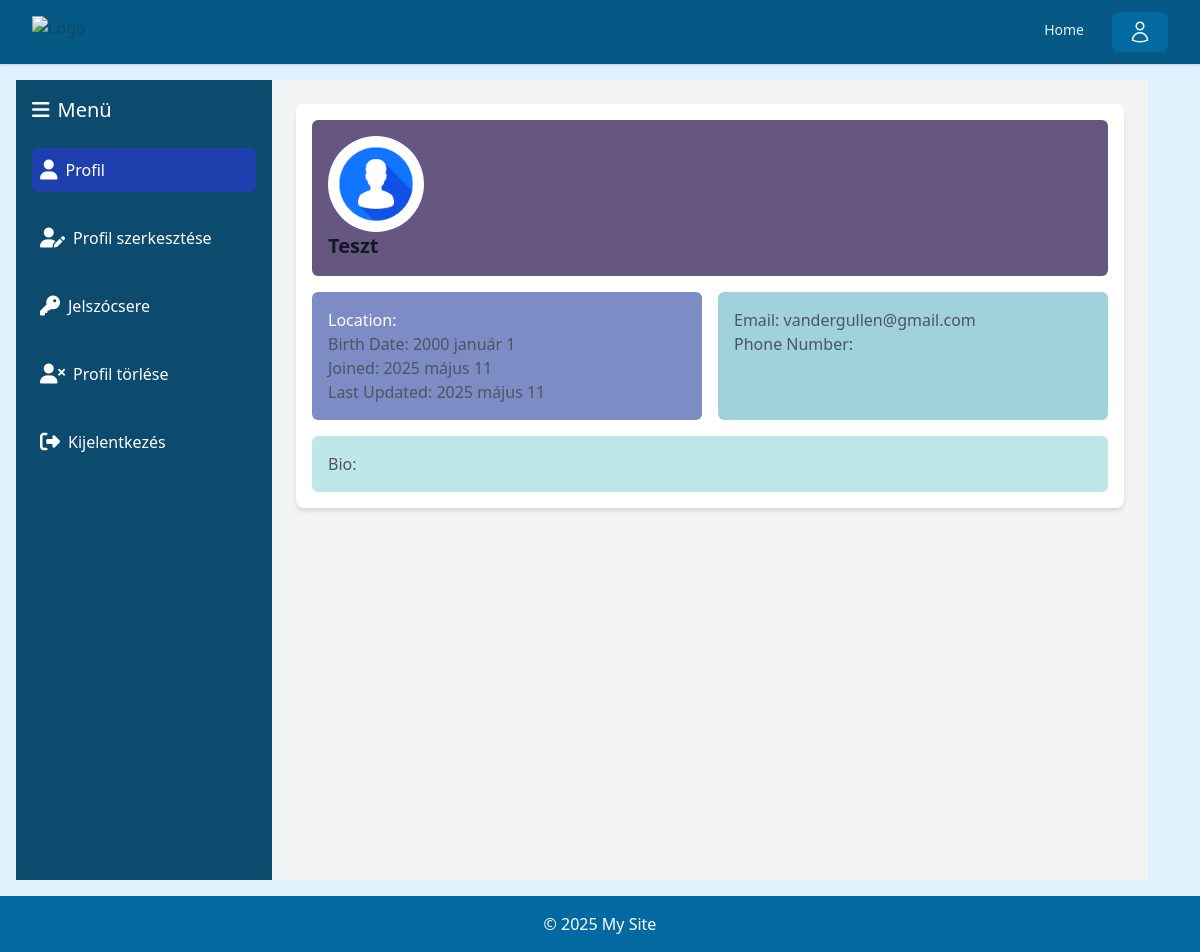
The app's page /profile/ (signed in), older data.
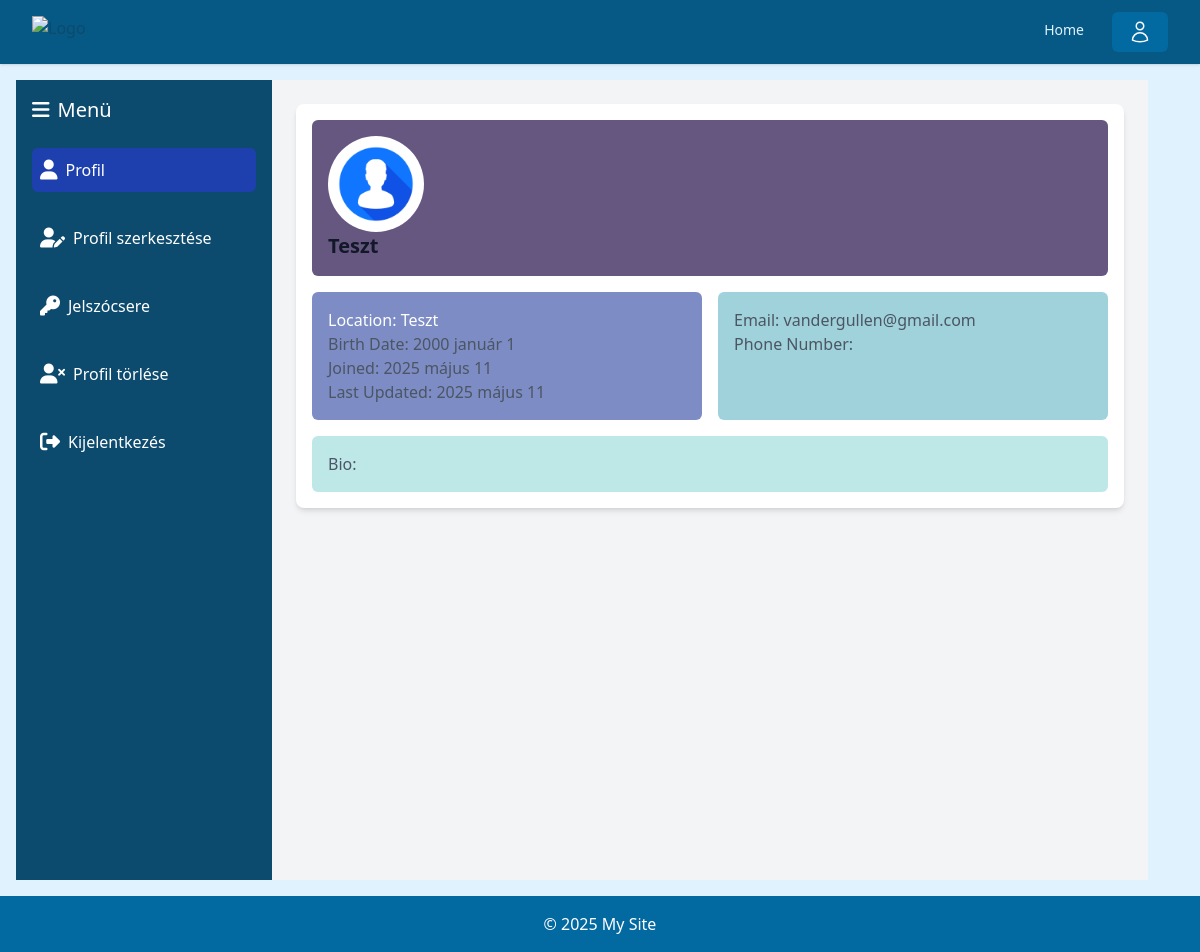
The same page, newer data.
### accounts/models.py (models this page shows, shortened)
class Profile(models.Model):
    user = models.OneToOneField(User, on_delete=models.CASCADE)
    bio = models.TextField(max_length=500, blank=True)
    location = models.CharField(max_length=30, blank=True)
    birth_date = models.DateField(null=True, blank=True)
    profile_picture = models.ImageField(upload_to='profile_pics/', default='profile_pics/default.jpg', blank=True, null=True)
    phone_number = models.CharField(max_length=15, blank=True)
    updated_at = models.DateTimeField(auto_now=True)  # Automatikus frissítés
    email_token = models.CharField(max_length=64, unique=True, default=uuid.uuid4)
    email_token_expires = models.DateTimeField(null=True, blank=True)
    email_verified = models.BooleanField(default=False)
    pending_email = models.EmailField(blank=True, null=True)

### accounts/views/profile_views.py (the view)
# urls.py: path('profile/', profile, name='profile'),
@login_required
def profile(request):
    profile = get_object_or_404(Profile, user=request.user)
    return render(request, 'profile/profile.html', {'profile': profile})

### accounts/templates/profile/profile.html (shortened to what this page needs)
{% extends 'profile_base.html' %}
{% block profile_content %}
    <div class="profile-container mx-auto p-4 bg-white shadow-md rounded-lg">
        <div class=" grid grid-cols-1 md:grid-cols-2 gap-4">
            <div class="bg-ultraViolet p-4 rounded-md md:col-span-2 ">
                <img src="{{ profile.profile_picture.url }}" alt="Profile Picture" class="w-24 h-24 rounded-full">
                <h2 class="text-xl font-bold">
                {% if profile.user.first_name %}
                    {{ profile.user.first_name }} {{ profile.user.last_name }}
                {% else %}
                    {{ profile.user.username }}
                {% endif %}
                </h2>
            </div>
            <div class="bg-glaucous p-4 rounded-md">
                <p class="text-white">Location: {{ profile.location }}</p>
                <p class="text-gray-600">Birth Date: {{ profile.birth_date|date:"Y F j" }}</p>
                <p class="text-gray-600">Joined: {{ profile.user.date_joined|date:"Y F j" }}</p>
                <p class="text-gray-600">Last Updated: {{ profile.updated_at|date:"Y F j" }}</p>
            </div>
            <div class="bg-nonphotoBlue p-4 rounded-md">
                <p class="text-gray-600">Email: {{ user.email }}</p>
                <p class="text-gray-600">Phone Number: {{ profile.phone_number }}</p>
            </div>
            <div class="bg-mintGreen p-4 rounded-md md:col-span-2">
                <p class="text-gray-600">Bio: {{ profile.bio }}</p>
            </div>
        </div>
    </div>
{% endblock %}

### accounts/templates/profile_base.html (shortened to what this page needs)
{% extends 'base.html' %}
{% block content %}
<div class="flex flex-col lg:flex-row">
    <div id="sidebar"
        class="bg-sky-900 text-white w-full lg:w-64 lg:min-h-screen p-4 transition-all duration-300 ease-in-out
            flex flex-row lg:flex-col justify-center items-center lg:justify-start lg:items-start h-auto space-x-4 lg:space-x-0 lg:space-y-6">
        {% with request.resolver_match.url_name as current_url %}
        <div class="flex flex-row lg:flex-col items-center justify-center lg:items-start lg:justify-start w-full space-x-4 lg:space-x-0 lg:space-y-6">
            <div class="hidden lg:flex items-center space-x-2">
                <button onclick="toggleSidebar()" class="flex items-center space-x-2 text-white text-xl">
                    <i class="fas fa-bars"></i>
                    <span class="sidebar-label hidden lg:inline">Menü</span>
                </button>
            </div>
            <a href="{% url 'profile' %}" class="w-auto lg:w-full flex items-center space-x-2 p-2 rounded-md transition-all duration-200
                {% if current_url == 'profile' %}
                    bg-blue-800 text-white
                {% else %}
                    text-white hover:bg-blue-700
                {% endif %}">
                <i class="fas fa-user text-xl"></i>
                <span class="sidebar-label hidden lg:inline">Profil</span>
            </a>
            <a href="{% url 'edit_profile' %}" class="w-auto lg:w-full flex items-center space-x-2 p-2 rounded-md transition-all duration-200
                {% if current_url == 'edit_profile' %}
                    bg-blue-800 text-white
                {% else %}
                    text-white hover:bg-blue-700
                {% endif %}">
                <i class="fas fa-user-edit text-xl"></i>
                <span class="sidebar-label hidden lg:inline">Profil szerkesztése</span>
            </a>
            <a href="{% url 'password_change' %}" class="w-auto lg:w-full flex items-center space-x-2 p-2 rounded-md transition-all duration-200
                {% if current_url == 'password_change' %}
                    bg-blue-800 text-white
                {% else %}
                    text-white hover:bg-blue-700
                {% endif %}">
                <i class="fas fa-key text-xl"></i>
                <span class="sidebar-label hidden lg:inline">Jelszócsere</span>
            </a>
            <a href="{% url 'delete_profile' %}" class="w-auto lg:w-full flex items-center space-x-2 p-2 rounded-md transition-all duration-200
                {% if current_url == 'delete_profile' %}
                    bg-red-700 text-white
                {% else %}
                    text-white hover:bg-red-600
                {% endif %}">
                <i class="fas fa-user-times text-xl"></i>
                <span class="sidebar-label hidden lg:inline">Profil törlése</span>
            </a>
            <form action="{% url 'logout' %}" method="post" class="w-full">
                <button type="submit"
                    class="w-auto lg:w-full flex items-center space-x-2 p-2 rounded-md transition-all duration-200 text-white hover:bg-gray-700">
                    <i class="fas fa-sign-out-alt text-xl"></i>
                    <span class="sidebar-label hidden lg:inline">Kijelentkezés</span>
                </button>
            </form>
        </div>
        {% endwith %}
    </div>
    <div class="w-full lg:w-3/4 p-6 bg-gray-100 dark:bg-gray-800 text-gray-900 dark:text-white">
        <div class="max-w-4xl mx-auto">
            {% block profile_content %}
            {% endblock %}
        </div>
    </div>
</div>
{% endblock %}

### theme/templates/base.html (shortened to what this page needs)
<!DOCTYPE html>
<html lang="hu">
<head>
    {% load tailwind_tags %}
    {% load form_tags %}
    {% load static %}
    <link rel="stylesheet" href="{% static 'css/forms.css' %}">
    <link rel="stylesheet" href="https://cdnjs.cloudflare.com/ajax/libs/font-awesome/6.5.0/css/all.min.css">
    {% tailwind_css %}
</head>
<body class="flex flex-col min-h-screen bg-sky-100 text-sky-900">
    <nav class="bg-sky-800 shadow">
        <div class="mx-auto max-w-7xl px-2 sm:px-6 lg:px-8">
            <div class="relative flex h-16 items-center justify-between">
                <div class="flex flex-1 items-center justify-center sm:items-stretch sm:justify-start">
                    <div class="flex shrink-0 items-center">
                        <img class="h-8 w-auto" src="https://tailwindcss.com/plus-assets/img/logos/mark.svg?color=indigo&shade=500" alt="Logo">
                    </div>
                </div>
                <div class="hidden sm:block sm:ml-6">
                    <div class="flex space-x-4">
                        <a href="{% url 'home' %}" class="rounded-md px-3 py-2 text-sm font-medium text-sky-100 hover:bg-sky-600 hover:text-white">Home</a>
                        {% if request.user.is_authenticated %}
                            <div class="relative">
                                <button type="button" id="profile-menu-button" class="flex items-center space-x-2 py-2 px-4 bg-sky-700 text-white rounded-md hover:bg-sky-600 focus:outline-none focus:ring-2 focus:ring-sky-500">
                                </button>
                            </div>
                        {% else %}
                            <a href="{% url 'register' %}" class="rounded-md px-3 py-2 text-sm font-medium text-sky-100 hover:bg-sky-600 hover:text-white">Register</a>
                            <a href="{% url 'login' %}" class="rounded-md px-3 py-2 text-sm font-medium text-sky-100 hover:bg-sky-600 hover:text-white">Login</a>
                        {% endif %}
                    </div>
                </div>
            </div>
        </div>
    </nav>
    <main class="flex-grow p-4">
        {% block content %}
        {% endblock %}
    </main>
    <footer class="bg-sky-700 text-white p-4 text-center">
        <p>&copy; 2025 My Site</p>
    </footer>
</body>
</html>

Row changes from the older to the newer data that the page shows:
changed Profile "Teszt": location (not shown) → "Teszt"
